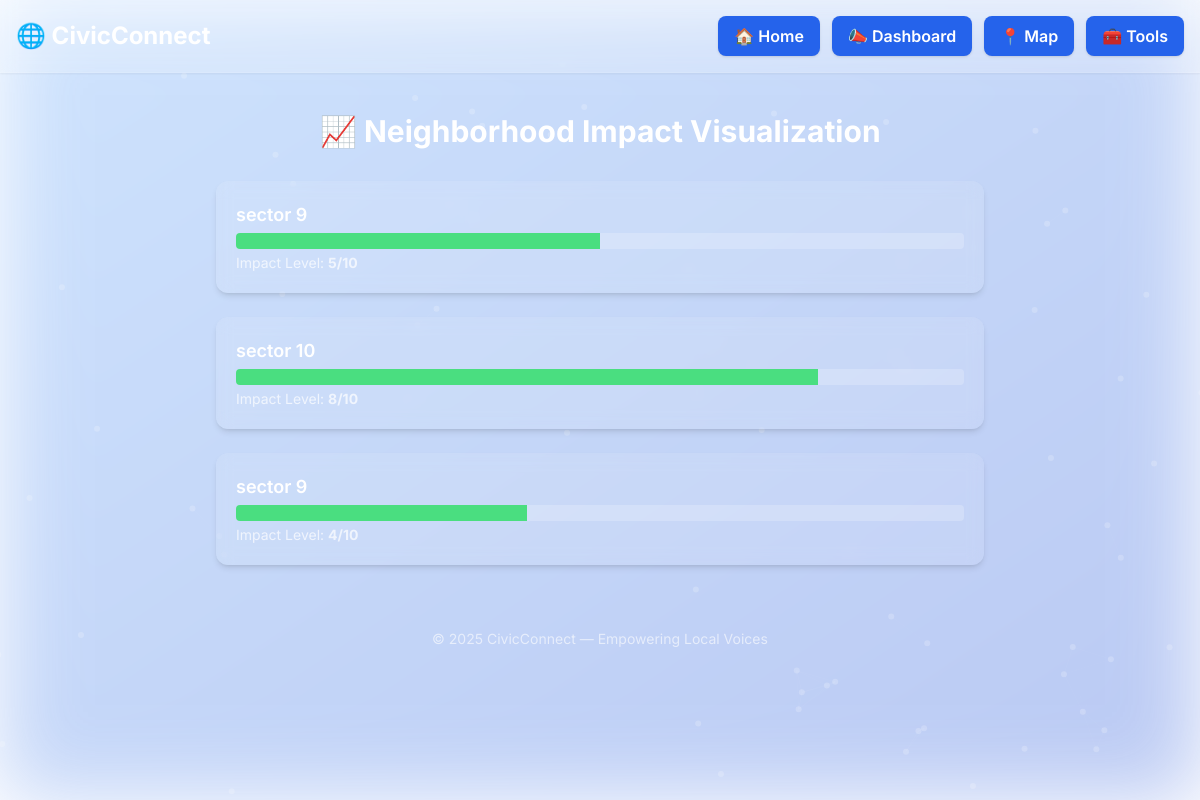
The app's page /impact-view with its own data.
### tables this page shows
CREATE TABLE impact (
                id INTEGER PRIMARY KEY AUTOINCREMENT,
                neighborhood TEXT,
                impact_level INTEGER  -- from 0 (low) to 10 (high)
            );

### app.py (the view)
@app.route('/impact-view')
def impact_view():
    conn = sqlite3.connect(DB_PATH)
    cursor = conn.cursor()
    cursor.execute("SELECT neighborhood, impact_level FROM impact")
    data = cursor.fetchall()
    conn.close()
    return render_template("impact_view.html", data=data)

### templates/impact_view.html (shortened to what this page needs)
{% extends "base.html" %}
{% block content %}
<div class="max-w-3xl mx-auto text-center">
  <h2 class="text-3xl font-bold mb-8 text-white">📈 Neighborhood Impact Visualization</h2>
  <div class="space-y-6 text-left">
    {% for n, level in data %}
      <div class="bg-white/10 backdrop-blur p-5 rounded-xl shadow-md">
        <p class="text-lg font-semibold text-black-200 mb-1">{{ n }}</p>
        <div class="w-full bg-white/20 h-4 rounded overflow-hidden">
          <div class="bg-green-400 h-4 transition-all"
               style="width: {{ level * 10 }}%"></div>
        </div>
        <p class="text-sm text-white/70 mt-1">Impact Level: <strong>{{ level }}/10</strong></p>
      </div>
    {% endfor %}
  </div>
</div>
{% endblock %}

### templates/base.html (style rules this page uses)
html { scroll-behavior: smooth; }
body { font-family: 'Inter', sans-serif; }

### records on screen
impact: neighborhood "sector 9", impact_level "5"
impact: neighborhood "sector 10", impact_level "8"
impact: neighborhood "sector 9", impact_level "4"
